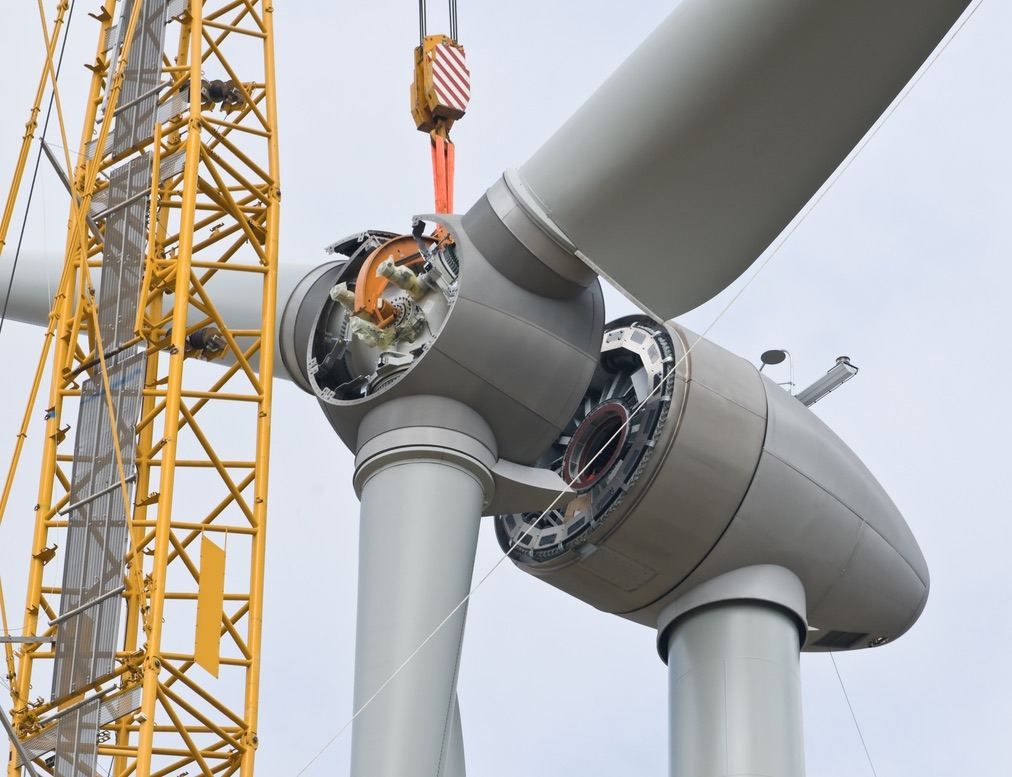
#> input picture img/hero-2.jpg, 1012 x 777 px, found by its file name; the run also reads 1 picture not shown here
$ python images.py
#> lines starting #> are read from the running program, lines starting #| are printed output that depends on the picture
"""Build responsive images, icons and Open Graph images.
Run from the repo root:  python3 -I _tools/images.py
Sources: _legacy/img-original/ (kept out of git). Output: assets/img/, og/, favicon files.
"""
import os
from PIL import Image, ImageDraw, ImageFont

SRC = "_legacy/img-original"
OUT = "assets/img"
os.makedirs(f"{OUT}/hero", exist_ok=True)
os.makedirs(f"{OUT}/sectors", exist_ok=True)
os.makedirs(f"{OUT}/people", exist_ok=True)
os.makedirs(f"{OUT}/logo", exist_ok=True)
os.makedirs("og", exist_ok=True)

TEAL = (40, 100, 101)
NAVY = (20, 37, 61)
MUTED = (92, 102, 112)


def crop(im, ratio, fx=0.5, fy=0.5):
    """Crop to width/height ratio around focal point (fx, fy as fractions)."""
    w, h = im.size
    if w / h > ratio:
        nw, nh = int(h * ratio), h
    else:
        nw, nh = w, int(w / ratio)
    left = min(max(int(fx * w - nw / 2), 0), w - nw)
    top = min(max(int(fy * h - nh / 2), 0), h - nh)
    return im.crop((left, top, left + nw, top + nh))


def save_set(im, base, widths, q_avif=50, q_webp=72, q_jpg=76):
    out = []
    for w in widths:
        if w > im.size[0]:
            continue
        r = im.resize((w, round(im.size[1] * w / im.size[0])), Image.LANCZOS)
        r.save(f"{base}-{w}.avif", quality=q_avif)
        r.save(f"{base}-{w}.webp", quality=q_webp, method=6)
        r.convert("RGB").save(f"{base}-{w}.jpg", quality=q_jpg, optimize=True, progressive=True)
        out.append((w, r.size[1]))
    if not out:  # source smaller than every width: keep native size
        w = im.size[0]
        im.save(f"{base}-{w}.avif", quality=q_avif)
        im.save(f"{base}-{w}.webp", quality=q_webp, method=6)
        im.convert("RGB").save(f"{base}-{w}.jpg", quality=q_jpg, optimize=True, progressive=True)
        out.append(im.size)
    return out


# Hero slides (the reactor-site image hero.jpg is deliberately NOT used: spec G.8 / F15)
HERO = {
    "wind": ("hero-2.jpg", 0.62, 0.45),
    "water": ("hero-3.jpg", 0.5, 0.55),
    "tunnel": ("hero-4.jpg", 0.5, 0.5),
}
for name, (f, fx, fy) in HERO.items():
    im = Image.open(f"{SRC}/{f}").convert("RGB")
#> im is the input picture: PIL image 1012x777 RGB; mean R, G, B 173.4, 170.1, 166.8
    for tag, ratio, widths in (("p", 4 / 5, [480, 640, 800]), ("m", 3 / 2, [960, 1280]), ("w", 16 / 9, [1280, 1920, 2400])):
        c = crop(im, ratio, fx, fy)
        sizes = save_set(c, f"{OUT}/hero/{name}-{tag}", widths)
        print("hero", name, tag, sizes)
#> this loop made 3 passes
#> sizes on passes 1 to 3: [(480, 601)], [(960, 639)], [(1012, 569)]
#| hero wind p [(480, 601)]
#| hero wind m [(960, 639)]
#| hero wind w [(1012, 569)]
#> pass 1, `c = crop(im, ratio, fx, fy)`:
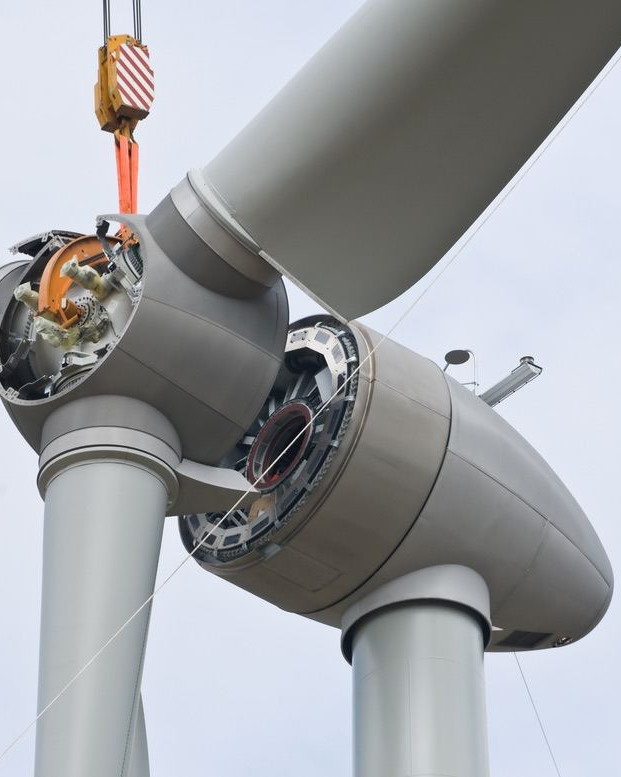
#> c: PIL image 621x777 RGB; mean R, G, B 158.9, 160.9, 164.9
#> pass 2, `c = crop(im, ratio, fx, fy)`:
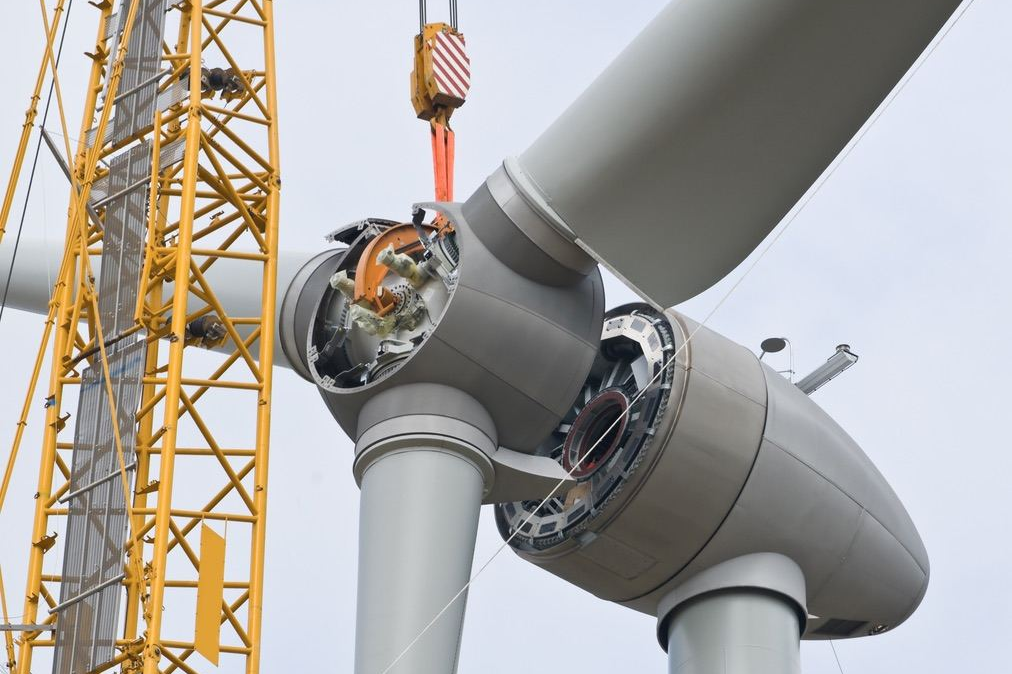
#> c: PIL image 1012x674 RGB; mean R, G, B 170.2, 166.4, 162.3
#> after the loop:
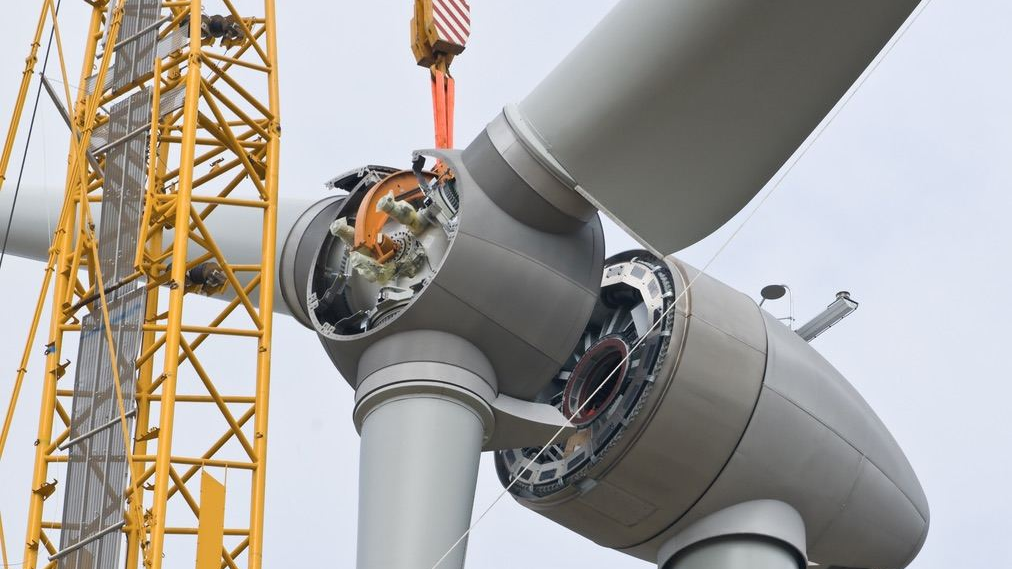
#> c: PIL image 1012x569 RGB; mean R, G, B 167, 162.9, 158.1
#> pass 2 of the loop `for name, (f, fx, fy) in HERO.items():`:
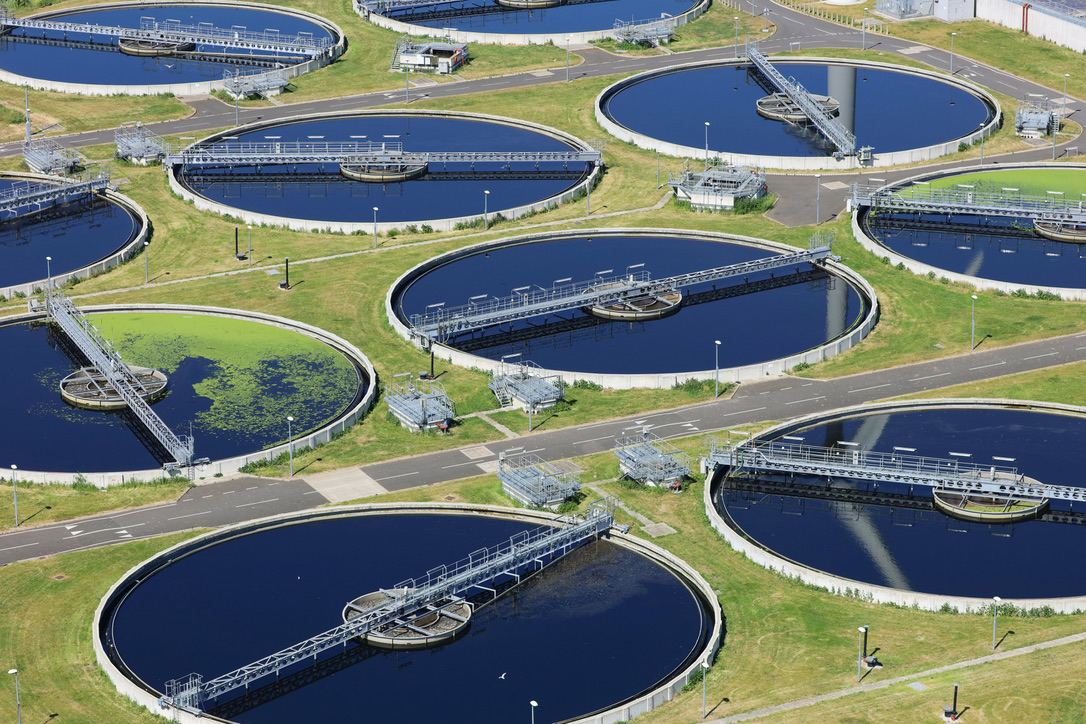
#> input picture img/hero-3.jpg, 1086 x 724 px, found by its file name
#> im is the input picture: PIL image 1086x724 RGB; mean R, G, B 108.4, 118.8, 113.8
#> the loop `for tag, ratio, widths in (("p", 4 / 5, [480, 640, 800]), ("m", 3 / 2,..` made 3 passes
#> sizes on passes 1 to 3: [(480, 600)], [(960, 640)], [(1086, 610)]
#> (printed output is left out)
#> pass 3 of the loop `for name, (f, fx, fy) in HERO.items():`:
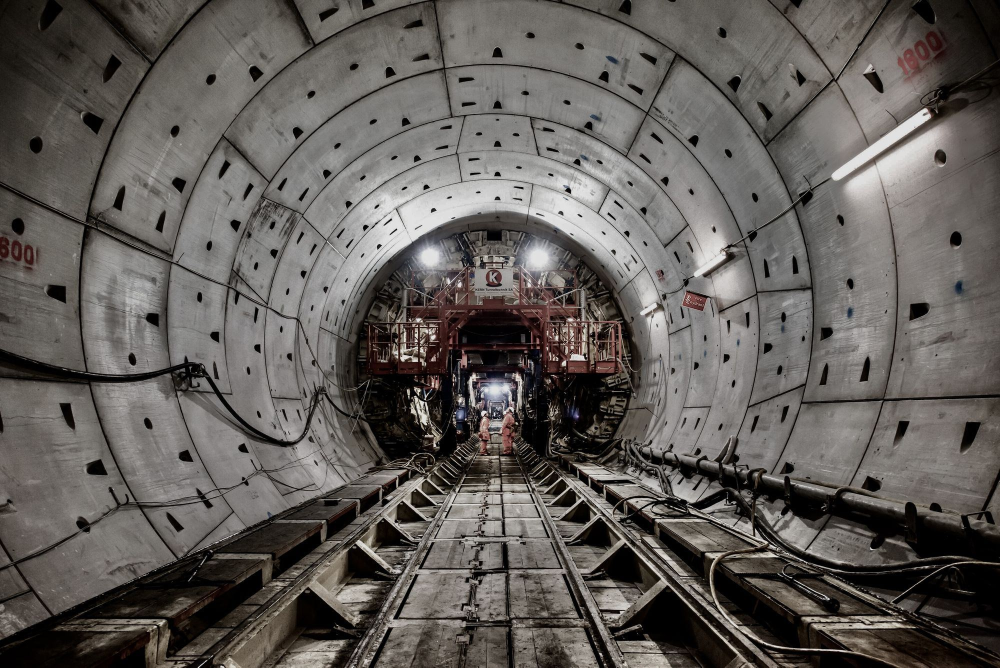
#> input picture img/hero-4.jpg, 2000 x 1335 px, found by its file name (shown at 1/2 size)
#> im is the input picture: PIL image 2000x1335 RGB; mean R, G, B 96.7, 92.4, 88.8
#> the loop `for tag, ratio, widths in (("p", 4 / 5, [480, 640, 800]), ("m", 3 / 2,..` made 3 passes
#> sizes on passes 1 to 3: [(480, 600), (640, 800), (800, 1000)], [(960, 640), (1280, 853)], [(1280, 720), (1920, 1080)]
#> (printed output is left out)
#> after the loop `for tag, ratio, widths in (("p", 4 / 5, [480, 640, 800]), ("m", 3 / 2,..`:
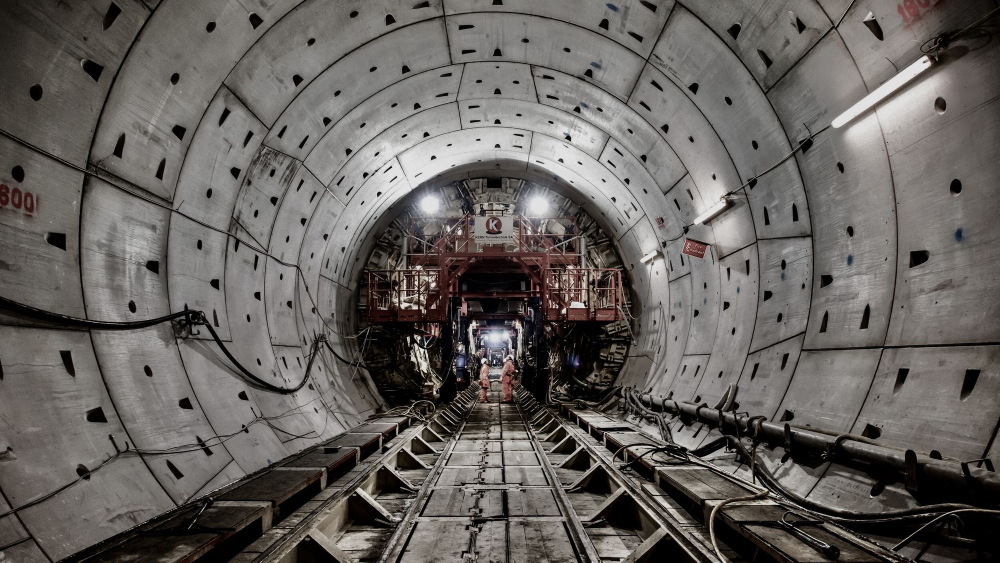
#> c: PIL image 2000x1125 RGB (shown at 1/2 size); mean R, G, B 101.3, 97.2, 93.9

# Sector tiles (1:1 phone, 4:3 desktop)
SECT = {"energy": ("sector-renewables.jpg", 0.62, 0.45), "water": ("sector-water.jpg", 0.5, 0.5), "transport": ("sector-tunnel.jpg", 0.5, 0.5)}
for name, (f, fx, fy) in SECT.items():
    im = Image.open(f"{SRC}/{f}").convert("RGB")
    save_set(crop(im, 1, fx, fy), f"{OUT}/sectors/{name}-sq", [480, 720])
#> in crop (call 10), `return im.crop((left, top, left + nw, top + nh))`:
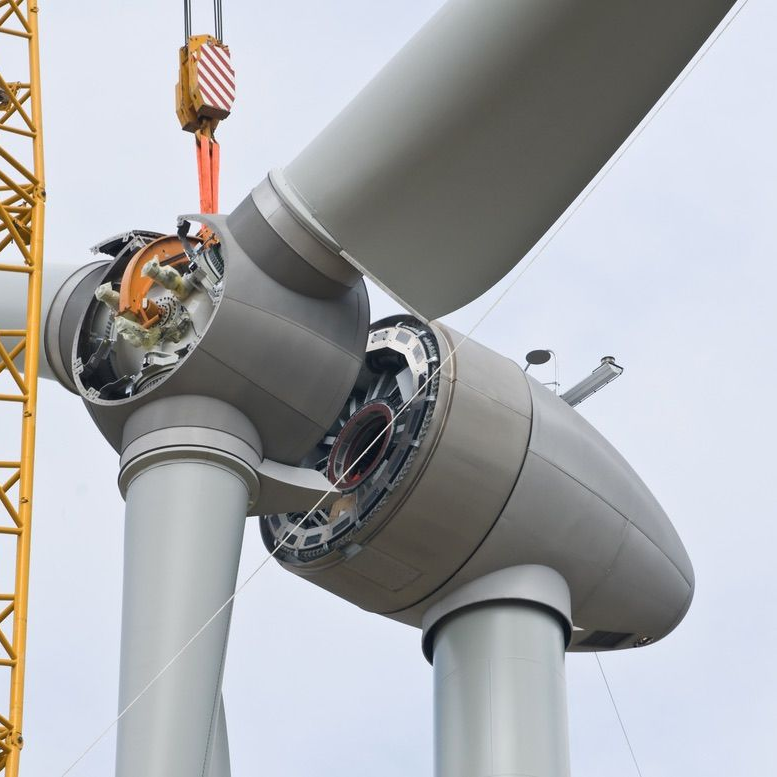
#> returned value: PIL image 777x777 RGB; mean R, G, B 169.8, 171, 174.2
    save_set(crop(im, 4 / 3, fx, fy), f"{OUT}/sectors/{name}-43", [640, 960])
#> in crop (call 11), `return im.crop((left, top, left + nw, top + nh))`:
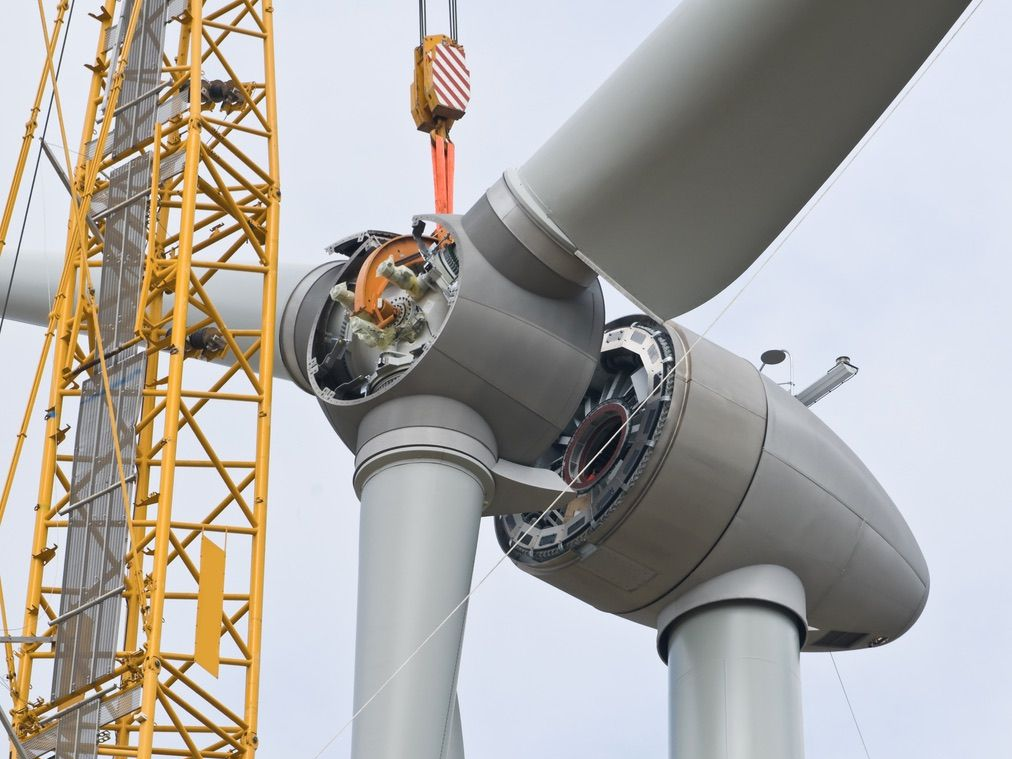
#> returned value: PIL image 1012x759 RGB; mean R, G, B 172.8, 169.5, 166
    save_set(crop(im, 3 / 2, fx, fy), f"{OUT}/sectors/{name}-32", [640, 960])
#> pass 2 of the loop `for name, (f, fx, fy) in SECT.items():`:
#> in crop (call 14), `return im.crop((left, top, left + nw, top + nh))`:
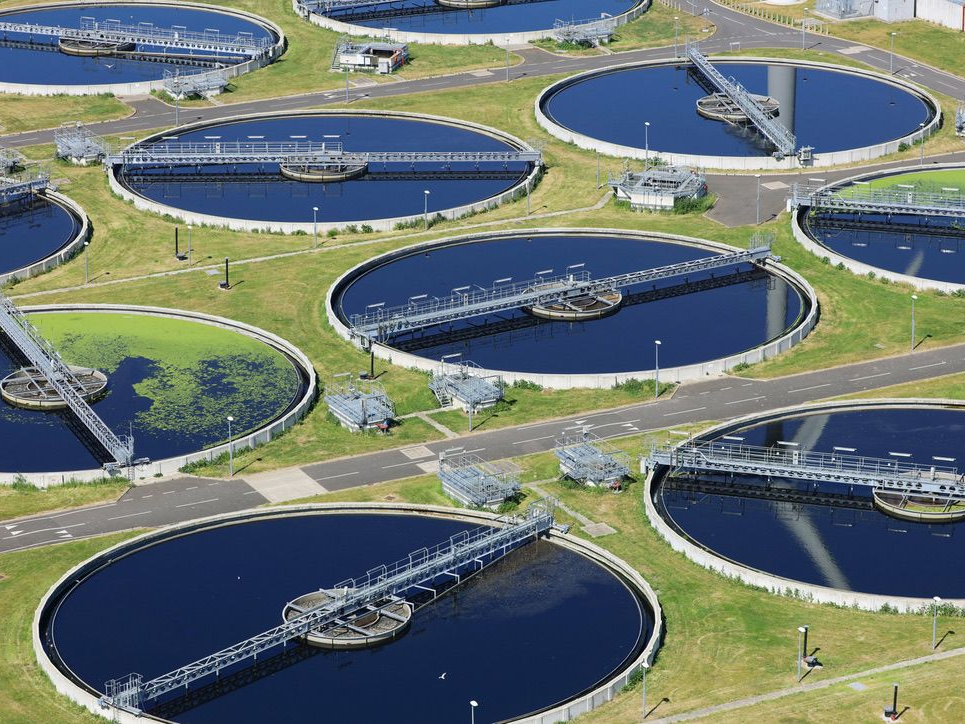
#> returned value: PIL image 965x724 RGB; mean R, G, B 107.5, 118.2, 114
#> in save_set (call 15), `out = []`: out = []
#> the loop in save_set (call 15), `for w in widths:` made 2 passes
#> w on passes 1 to 2: 640, 960
#> pass 1, in save_set (call 15), `r = im.resize((w, round(im.size[1] * w / im.size[0])), Image.LANCZOS)`:
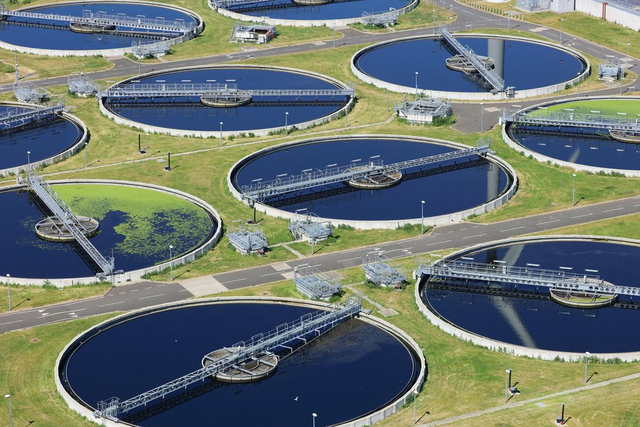
#> r: PIL image 640x427 RGB; mean R, G, B 108.4, 118.8, 113.8
#> after the loop in save_set (call 15), `for w in widths:`: out = [(640, 427), (960, 640)]
#> pass 3 of the loop `for name, (f, fx, fy) in SECT.items():`:
#> in save_set (call 18), `out = []`: out = []
#> the loop in save_set (call 18), `for w in widths:` made 2 passes
#> pass 1, in save_set (call 18), `r = im.resize((w, round(im.size[1] * w / im.size[0])), Image.LANCZOS)`:
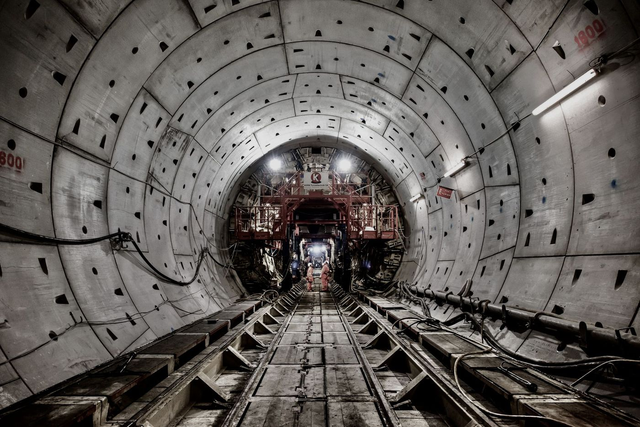
#> r: PIL image 640x427 RGB; mean R, G, B 97, 92.6, 89
#> after the loop in save_set (call 18), `for w in widths:`: out = [(640, 427), (960, 640)]

# Headshots: 4:5 crop from 600x660 originals, top-weighted
PEOPLE = {"jamie-shafto": "jamie.jpg", "michael-roos": "roos.jpg", "stephen-john": "steve.jpg", "michael-whiting": "whiting.jpg"}
for slug, f in PEOPLE.items():
#> (the run stopped early here; a loop or call above may not have finished)
